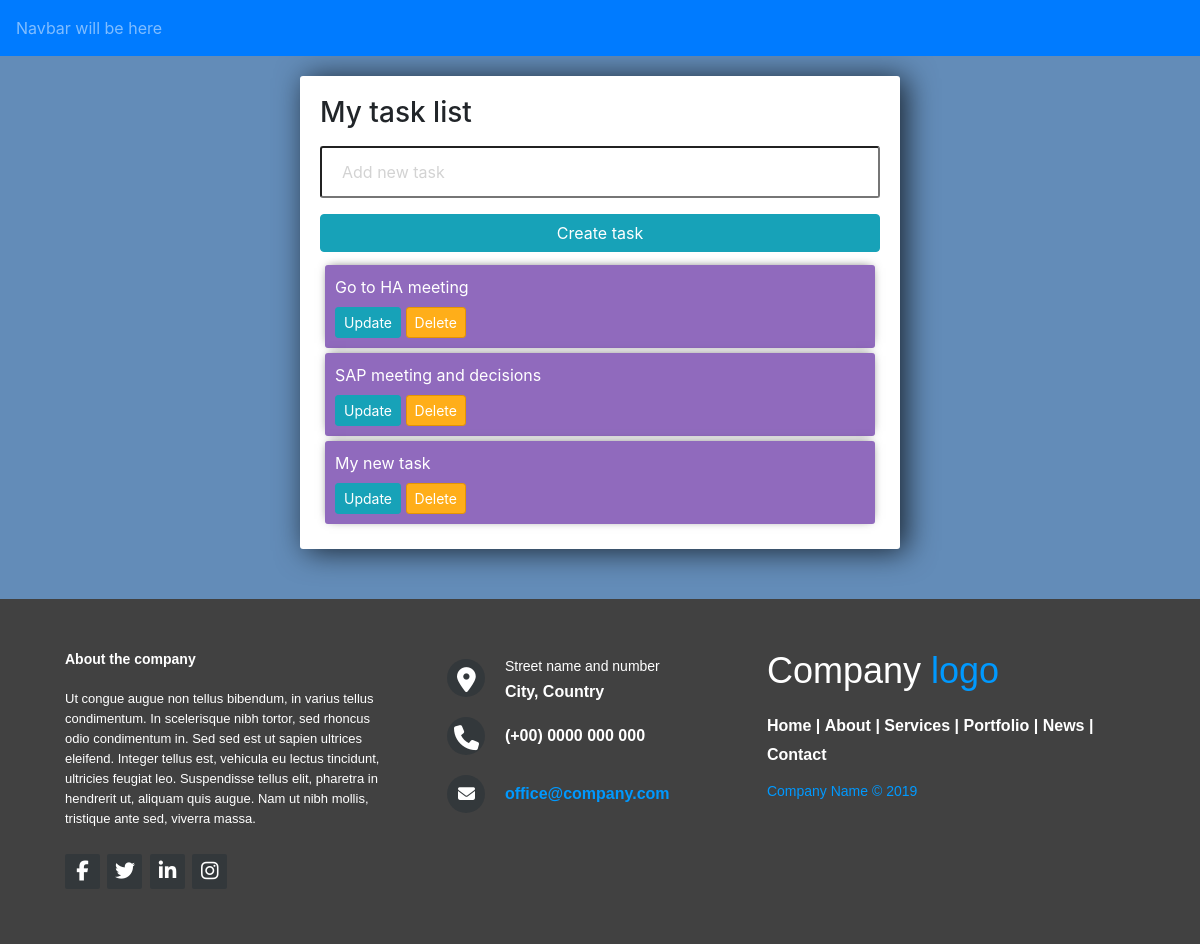
/todo/, run on an earlier commit of the app's database.
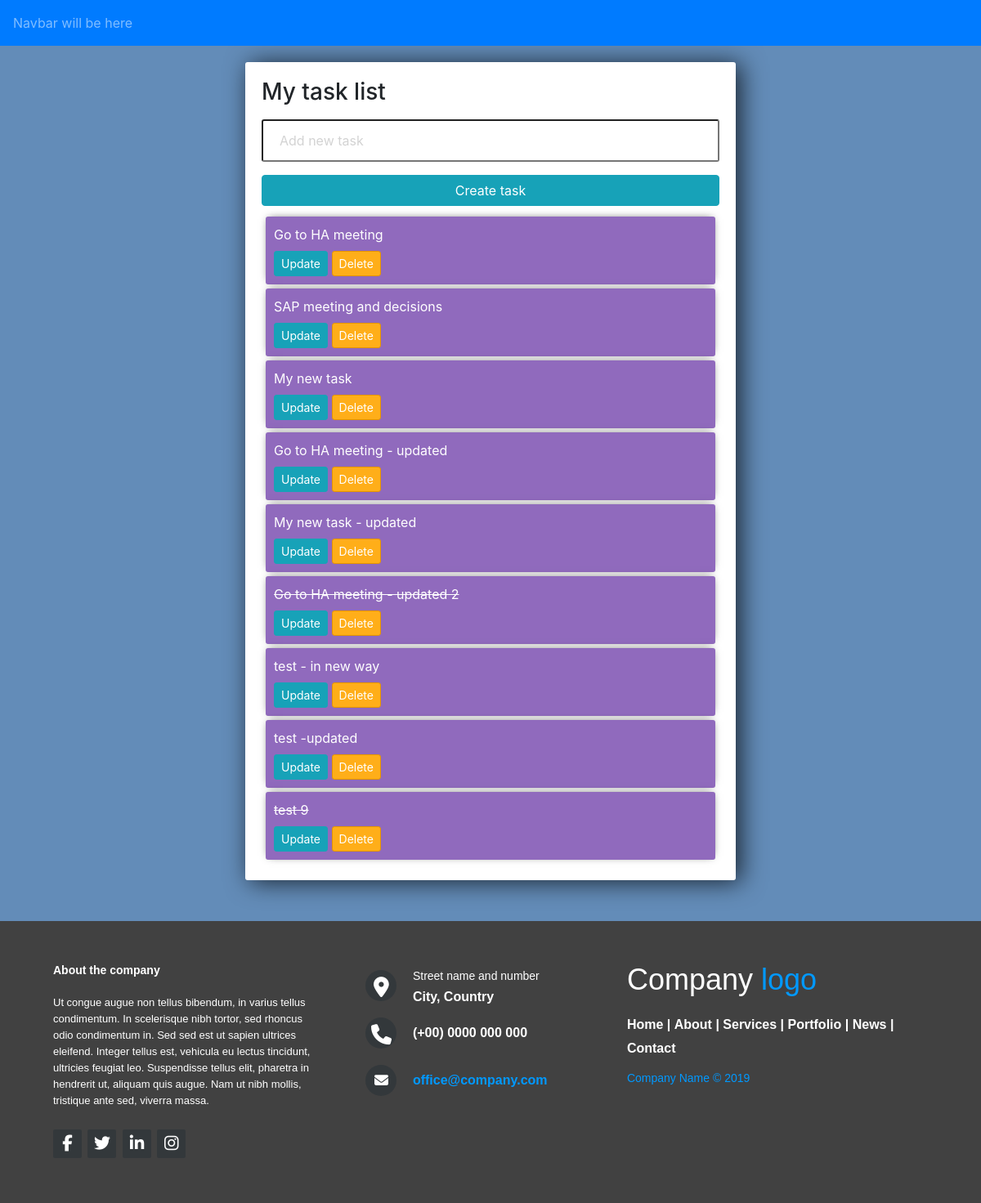
And on a later commit of the database.
### tasks/models.py (models this page shows, shortened)
class Task(models.Model):
    title = models.CharField(max_length=200)
    description = models.TextField(max_length=4000, null=True, blank=True)
    completed = models.BooleanField(default=False)
    audit_cd = models.DateTimeField(auto_now_add=True)
    def __str__(self):
        return self.title

### tasks/views.py (the view, shortened to what this page needs)
# urls.py: path('', views.index, name='index'),
def index(request):
    tasks = Task.objects.all()
    form =TaskForm()
    print([t.completed for t in tasks])
    context = {'tasks':tasks, 'title':'Main page', 'form':form}
    return render(request, 'tasks/todo_list.html', context)

### tasks/forms.py
class TaskForm(forms.ModelForm):
    title = forms.CharField(widget=forms.TextInput(attrs={'placeholder':'Add new task'}))
    class Meta:
        model = Task
        fields = '__all__'

### tasks/templates/tasks/todo_list.html (shortened to what this page needs)
{% extends "tasks/index.html" %}
{% load static %}
{% block content %}
    <h3>My task list</h3>
        <form action="/todo/" method="POST">
            {{ form.title }}
            <input class="btn btn-info" type="submit" value="Create task">
        </form>
        <div class="todo-list">
        {% for t in tasks %}
            <div class="item-row">
            {% if t.completed == True %}
                <p><strike>{{ t }}</strike></p>
            {% else %}
                <p><span>{{ t }}</span></p>
            {% endif %}
            <a class="btn btn-sm btn-info" href=" {% url 'update' t.id %} ">Update</a>
            <a class="btn btn-sm btn-danger" href=" {% url 'delete' t.id %} ">Delete</a>
            </div>
        {% endfor %}
        </div>
    {% endblock  %}

What changed in the data, as far as the page shows it:
added Task: title "Go to HA meeting - updated"
added Task: title "My new task - updated"
added Task: title "Go to HA meeting - updated 2"
added Task: title "test - in new way"
added Task: title "test -updated"
added Task: title "test 9"
